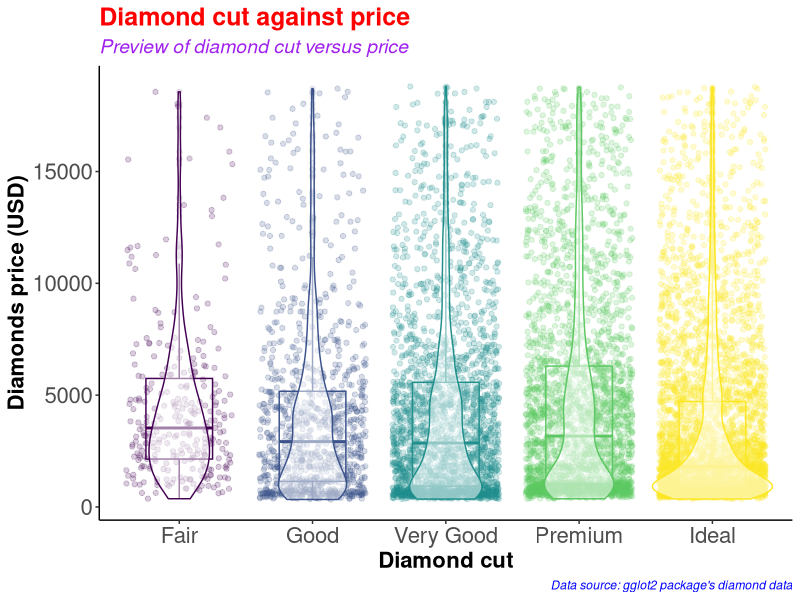
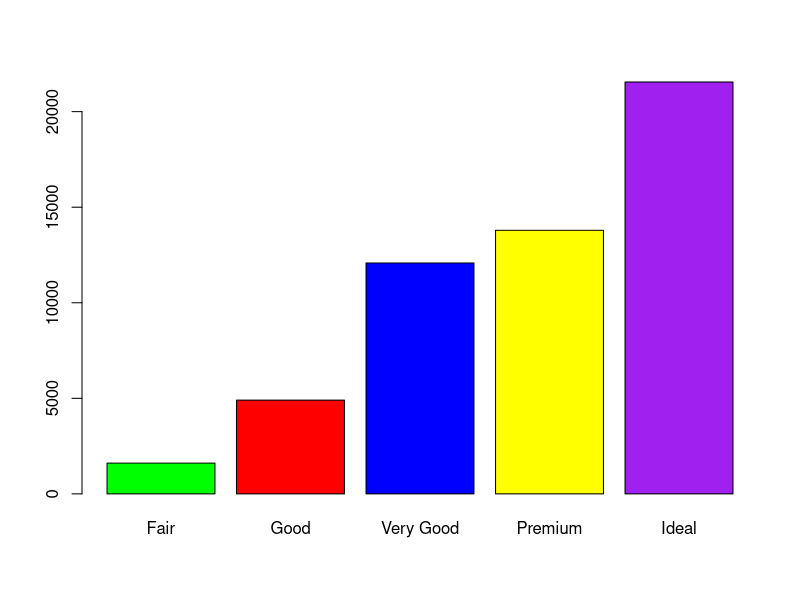
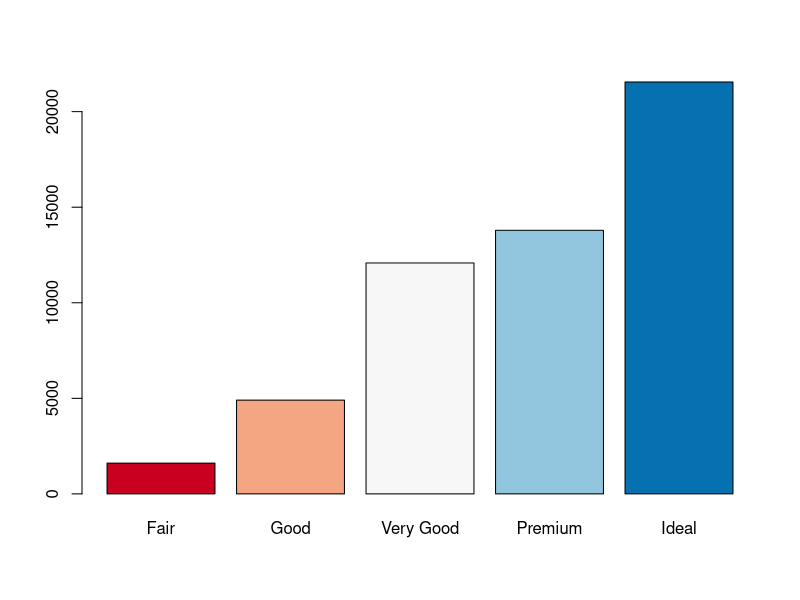
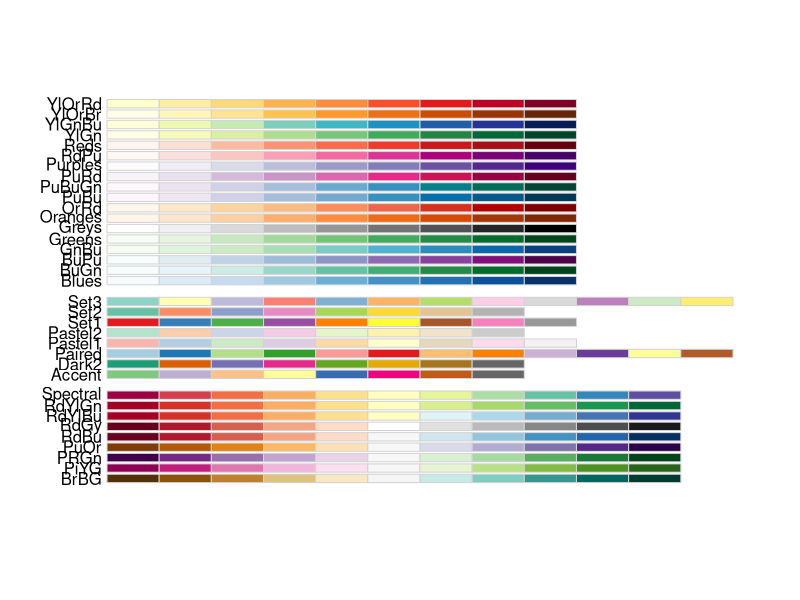
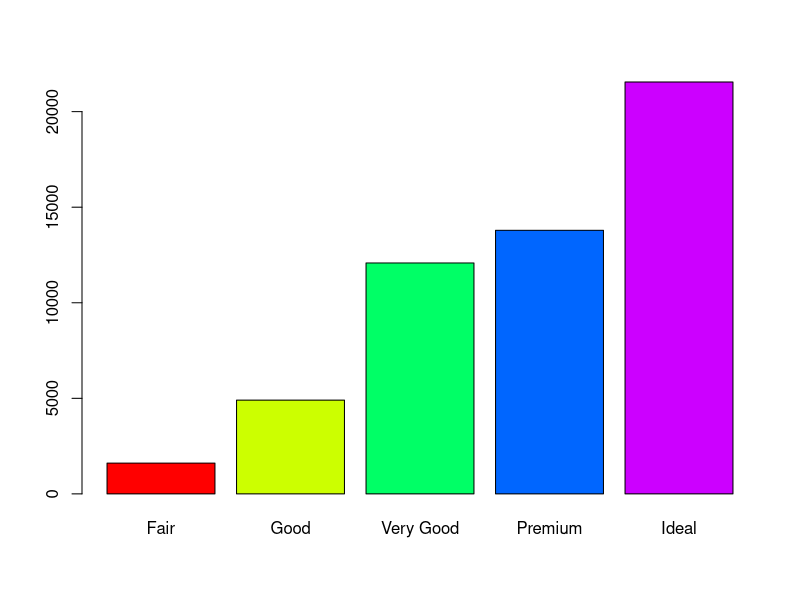
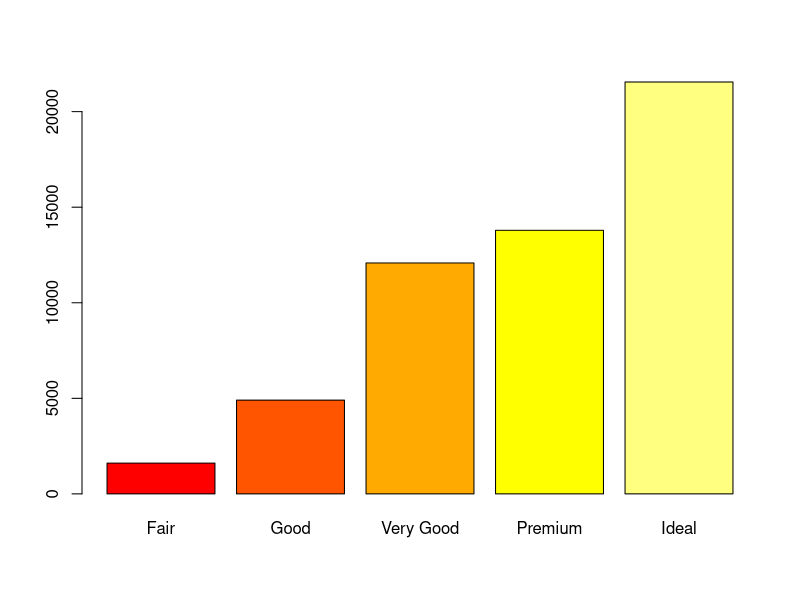
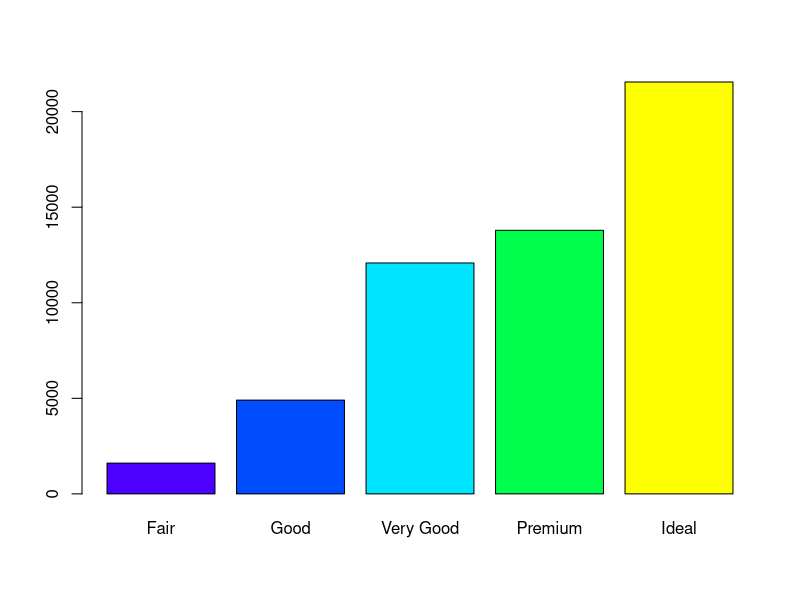
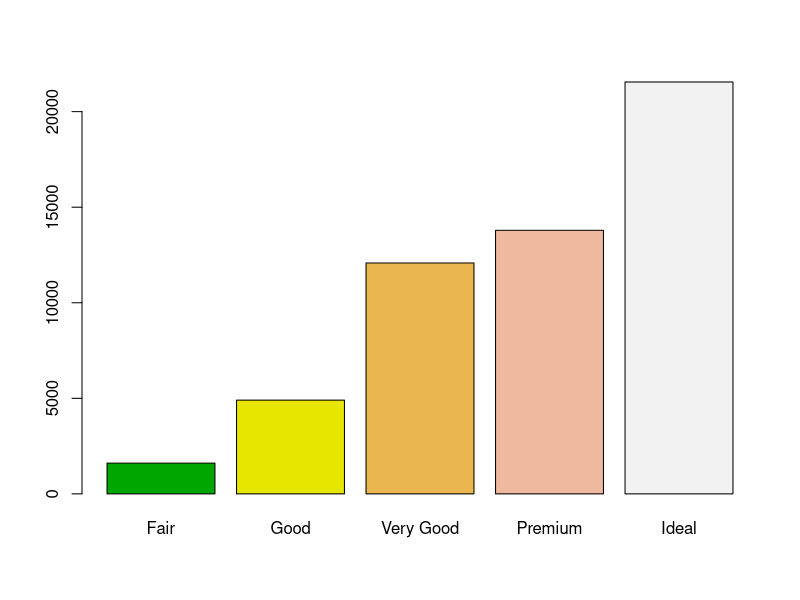

Reproduce these figures in R, in order.
#########################################
# Name: Wyclife Agumba Oluoch           #   
# E-mail: wyclifeoluoch@gmail.com       #
# GitHub: https://github.com/Wycology   #
# Task: Boxplot and violin plots in one #
# Date: 4th Jan 2021                    #
# Last edited: 22nd July 2021           #
#########################################

# Loading the necessary libraries for the project

base::library(tidyverse) # This is for data wrangling and plotting.
base::library(RColorBrewer) # This is for generating color pallets for the plots.

diamonds_df <- diamonds # Saving the diamonds data-set to a new object in R.

utils::head(diamonds) # Checking the variables in the data-set for subsequent analyses
base::nrow(diamonds) # Checking for the number of rows in the data. 53940 observations
base::ncol(diamonds) # Checking the number of variables in the data-set. 10 variables

diamonds_df %>% # Picking the diamonds data, and then
  dplyr::slice_sample(n = 0.2*(nrow(diamonds))) %>% # Picking a portion of the data-set
  ggplot(aes(x = cut, y = price, color = cut)) + # Adding the mapping variables
  geom_point(position = "jitter", alpha = 0.2) + # Adding jitter and alpha
  geom_boxplot(alpha = 0.1, width = 0.5) + # Modifying dimensions of the boxplot 
  geom_violin(alpha = 0.5) + # Adding violin plot on top of the box and jitter
  theme_classic() + # Adding my preferred theme for publication.
  theme(legend.position = "none") + # Removing the legend; it is on the x-axis
  labs(x = "Diamond cut", # Labels the x-axis.
       y = "Diamonds price (USD)", # Labeling the y-axis
       title = "Diamond cut against price", # Setting tibble of the plot
       subtitle = "Preview of diamond cut versus price", # Descriptive title beneath TITLE
       caption = "Data source: gglot2 package's diamond data") +
  theme(axis.text = element_text(size=16), # Size of labels on tick-marks
        axis.title = element_text(size=16,face="bold")) + # Size of axis labels
  theme(plot.title = element_text(color = 'red', size = 18, face = 'bold'),
        plot.subtitle = element_text(color = 'purple', size = 14, face = 'italic'),
        plot.caption = element_text(color = 'blue', face = 'italic'))

diamonds %>% # Picking the diamonds data, and then
  filter(cut == 'Very Good') %>% # Picking the very good cut 
  nrow() # counting the number of rows with very good cut

diamonds %>% 
  select(cut) %>% 
  table() %>% 
  barplot(col = c('green', 'red', 'blue', 'yellow', 'purple'))

# Instead of specifying the colors, we can simply use the color brewer panel 

diamonds %>% 
  select(cut) %>% 
  table() %>% 
  barplot(col = brewer.pal(n = 5, name = "RdBu"))
# To display more brewer colors options to use, run the following function:

display.brewer.all()

# Can also use rainbow colors

diamonds %>% 
  select(cut) %>% 
  table() %>% 
  barplot(col = rainbow(5))

# Can also use heat.colors
diamonds %>% 
  select(cut) %>% 
  table() %>% 
  barplot(col = heat.colors(5))

# Can also use topographic colors

diamonds %>% 
  select(cut) %>% 
  table() %>% 
  barplot(col = topo.colors(5))

# Can also use terrain colors for the plot
diamonds %>% 
  select(cut) %>% 
  table() %>% 
  barplot(col = terrain.colors(5))

# Can also use cm.colors
diamonds %>% 
  select(cut) %>% 
  table() %>% 
  barplot(col = cm.colors(5)) 

# That is awesome. Good for the day.
